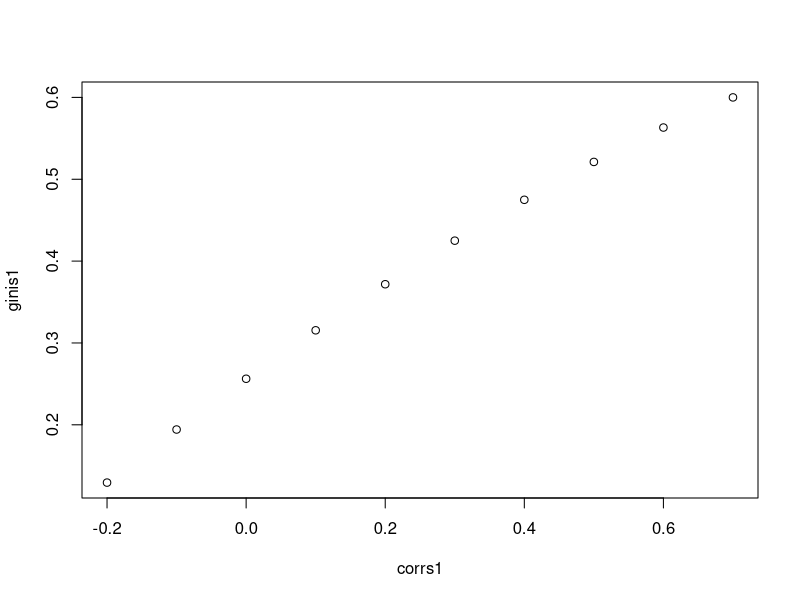

Write R code to recreate this figure.
ginic<-function(bc, gc){
  #function for gini when we have cumulative goods and bads vectors
  sum((gc[2:(length(gc))]-gc[1:(length(gc)-1)])*
        (bc[2:(length(bc))]+bc[1:(length(bc)-1)]))-1
} 

gini_crd<-function(rho=0.5, defrate=0.1, gran=10000) {
  #function translating rho into gini for a given defrate
  drates_i<-pnorm(qnorm(defrate), rho*(qnorm(1:(gran-1)/gran)),sqrt(1-rho^2))
  drates_2i<-(c(1, drates_i)+c(drates_i, 0))/2
  return(ginic(cumsum((drates_2i)/sum(drates_2i)), cumsum((1-drates_2i)/sum(1-drates_2i))))
}

gini_combine_calculator<-function(g1, g2, corr, defaultrate){
  #rho_s1
  phi_s1<-function(x){gini_crd(rho=x, defrate=defaultrate, gran=100000)-g1}
  rho_s1<-uniroot(phi_s1,lower=0,upper=1,tol = .Machine$double.eps)$root
  #rho_s2
  phi_s2<-function(x){gini_crd(rho=x, defrate=defaultrate, gran=100000)-g2}
  rho_s2<-uniroot(phi_s2,lower=0,upper=1,tol = .Machine$double.eps)$root
  
  (a_opt<-(corr*rho_s2-rho_s1)/(corr*rho_s1-rho_s2))
  corr_opt<-(a_opt*rho_s1+rho_s2)/sqrt(a_opt^2+2*a_opt*corr+1)
  g_result0<-gini_crd(corr_opt, defaultrate, gran=100000)
  g_result1<-if(a_opt<0 | a_opt>1000) {NaN} else {g_result0}
  return(c(new_gini=g_result1, 
           #new_gini_2=g_result0, 
           a_opt=a_opt, score_1_weight=a_opt/(1+a_opt), score_2_weight=1/(1+a_opt), 
           rho1=rho_s1, rho2=rho_s2, new_corr=corr_opt))
}

(target1<-unname(gini_combine_calculator(.6, .6, .7, .1)[1]))
ginis1<-c(.6)
corrs1<-c(.7)

for (i in c(.6,.5,.4,.3,.2,.1, 0, -.1, -.2)){
corrs1[length(corrs1)+1]<-i
search1<-function(x){gini_combine_calculator(.6, x, corrs1[length(corrs1)], .1)[1]-target1}
ginis1[length(ginis1)+1]<-uniroot(search1,lower=ginis1[length(ginis1)]-.1,upper=ginis1[length(ginis1)],tol = .Machine$double.eps)$root
}

df<-data.frame(corrs1, ginis1)
#View(df)
plot(df)

#saul new
# Sample	N	Region	AUC_Bureau	AUC_Psych	AUC_Combined	Bad_Rate	r_Bureau_Psych	rho_Bureau_Psych
# 1	4166	S. America	0,678	0,664	0,729	4,25%	0,099	0,092
# 2	721	S. America	0,694	0,727	0,784	4,85%	0,104	0,088
# 3	1306	Europe	0,642	0,627	0,688	16,77%	0,142	0,135
# 4	3236	S. America	0,715	0,642	0,741	17,27%	0,135	0,129

# gini_from_auc<-function(x){(x-.5)*2}

#which is which

# # 1	4166	S. America	0,678	0,664	0,729	4,25%	0,099	0,092
# 
# #case 1
# (gini1<-gini_from_auc(.678))
# (gini2<-gini_from_auc(.664))
# (gini3<-gini_from_auc(.729))
# (res<-gini_combine_calculator(gini1, gini2, 0.099, .0425))
# res[1]/2+.5
# (res<-gini_combine_calculator(gini1, gini2, 0.092, .0425))
# res[1]/2+.5
# 
# # 2	721	S. America	0,694	0,727	0,784	4,85%	0,104	0,088
# 
# #case 3
# (gini1<-gini_from_auc(.694))
# (gini2<-gini_from_auc(.727))
# (res<-gini_combine_calculator(gini1, gini2, 0.104, .0485))
# res[1]/2+.5
# (res<-gini_combine_calculator(gini1, gini2, 0.088, .0485))
# res[1]/2+.5
# 
# # 3	1306	Europe	0,642	0,627	0,688	16,77%	0,142	0,135
# 
# #case 3
# (gini1<-gini_from_auc(.642))
# (gini2<-gini_from_auc(.627))
# (res<-gini_combine_calculator(gini1, gini2, 0.142, .1677))
# res[1]/2+.5
# (res<-gini_combine_calculator(gini1, gini2, 0.135, .1677))
# res[1]/2+.5
# 
# # 4	3236	S. America	0,715	0,642	0,741	17,27%	0,135	0,129
# 
# (gini1<-gini_from_auc(.715))
# (gini2<-gini_from_auc(.642))
# (res<-gini_combine_calculator(gini1, gini2, 0.135, .1727))
# res[1]/2+.5
# (res<-gini_combine_calculator(gini1, gini2, 0.129, .1727))
# res[1]/2+.5



